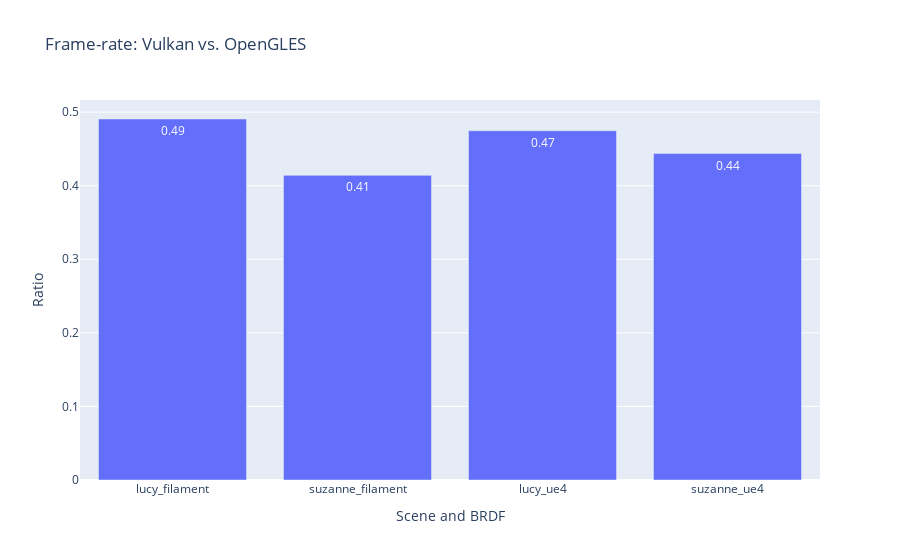

The notebook cell saved with this chart:
### Code cell
### Frame-rate versus API
df_perf_vs = df_fastest_10x.pivot_table(
    index = ["brdf", "scene"],
    columns = "api",
    values = "fps"
)

df_perf_vs["vk_vs_gles"] = df_perf_vs["vk"] / df_perf_vs["gles"]
df_perf_vs = df_perf_vs["vk_vs_gles"].reset_index()
df_perf_vs["name"] = df_perf_vs["scene"] + "_" + df_perf_vs["brdf"]

fig = px.bar(df_perf_vs, x = "name", y = "vk_vs_gles", text_auto=".2",
            title="Frame-rate: Vulkan vs. OpenGLES",
            labels = {
                "vk_vs_gles": "Ratio",
                "name": "Scene and BRDF",
            },
            )
fig

### Figure 1 — Plotly figure (JSON) as saved in the notebook; plotly's stock layout.template omitted (floating-point values rounded to 4 significant figures)
{"data": [{"alignmentgroup": "True", "hovertemplate": "Scene and BRDF=%{x}<br>Ratio=%{y}<extra></extra>", "legendgroup": "", "marker": {"color": "#636efa", "pattern": {"shape": ""}}, "name": "", "offsetgroup": "", "orientation": "v", "showlegend": false, "textposition": "auto", "texttemplate": "%{y:.2}", "type": "bar", "x": ["lucy_filament", "suzanne_filament", "lucy_ue4", "suzanne_ue4"], "xaxis": "x", "y": [0.4906, 0.414, 0.4746, 0.4437], "yaxis": "y"}], "layout": {"autosize": true, "barmode": "relative", "legend": {"tracegroupgap": 0}, "title": {"text": "Frame-rate: Vulkan vs. OpenGLES"}, "xaxis": {"anchor": "y", "autorange": true, "domain": [0, 1], "range": [-0.5, 3.5], "title": {"text": "Scene and BRDF"}, "type": "category"}, "yaxis": {"anchor": "x", "autorange": true, "domain": [0, 1], "range": [0, 0.5165], "title": {"text": "Ratio"}, "type": "linear"}}}
